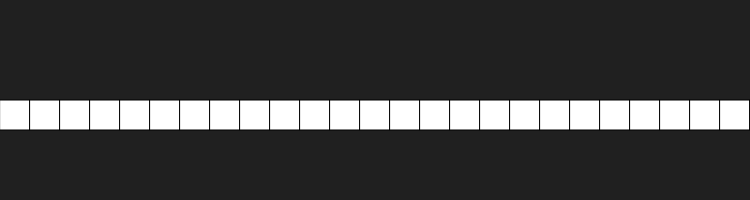
Frame 1 (no input)
Frame 60 (no input): identical to frame 1, image omitted
Frame 120 (the mouse pressed at the canvas centre since frame 60): identical to frame 1, image omitted

The p5.js sketch that drew this single still picture (run headless with seeded random() and noise() and a simulated clock; from frame 60 on, the mouse is pressed at the canvas centre):

// p5.js sketch
// ── sketch.js
/*
<><><><><><><><><><><><><><><><><><><><><><><><><><><><><><><><><><><><><><><><><><><><>
 Q: How can we create interaction with a for loop?
 
 A: You can sneak a conditional statement into that for loop!
 
 In this example, each individual circle within the line changes color with mouse hover
 <><><><><><><><><><><><><><><><><><><><><><><><><><><><><><><><><><><><><><><><><><><><>
 */
 function setup() 
 {
   createCanvas(750, 200);
 }
 
 function draw() 
 {
   let diameter = 30;
   let radius = 15;
   
   background(32);
 
   for (let i = 0; i <= width; i += diameter) 
   {
     //if mouse position is within radius of circle...
     if (mouseX > i - radius && mouseX < i + radius && mouseY > height / 2 - radius && mouseY < height / 2 + radius) 
     {
       fill(30, 200, 200); //set fill blue
     } 
     else 
     {
       fill(255);	//set fill white
     }
     rect(i, height / 2, diameter, diameter);
   }
 }
